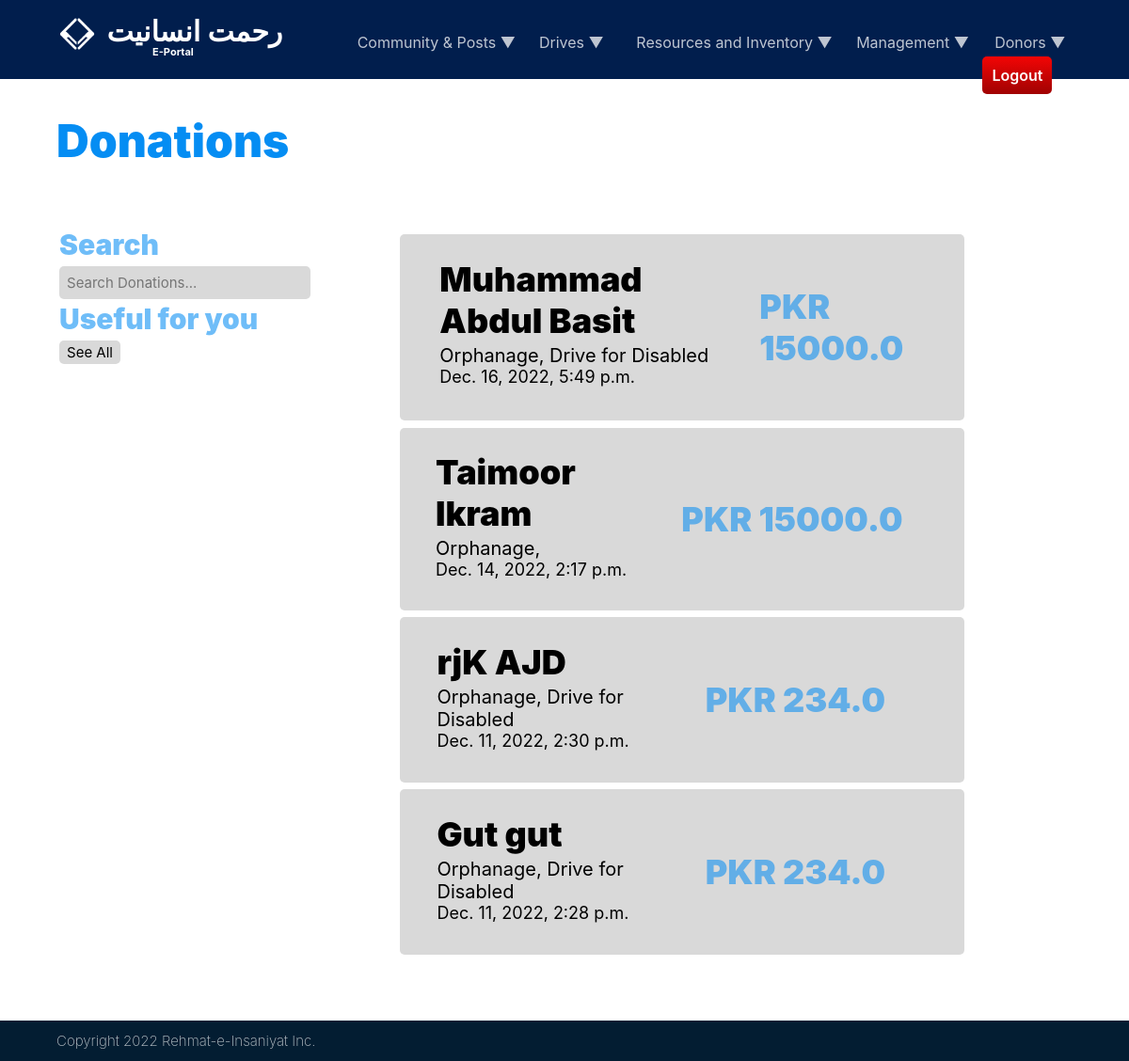
/employees/donations/ (signed in), run on the app's committed database.
### employees/models.py (models this page shows, shortened)
class Donation(models.Model):
    donor = models.ForeignKey(Donor, on_delete=models.SET_NULL, null=True)
    amount = models.FloatField()
    department = models.ForeignKey(Department, on_delete=models.SET_NULL, null=True, blank=True)
    drive = models.ForeignKey(Drive, on_delete=models.SET_NULL, null=True, blank=True)
    date = models.DateTimeField(auto_now_add=True)
    used = models.FloatField(default=0)
    class Meta:
        ordering = ["-id"]

class Donor(models.Model):
    first_name = models.CharField(max_length=30)
    last_name = models.CharField(max_length=30)
    email = models.EmailField()
    phone_no = models.CharField(max_length=30, unique=True)
    class Meta:
        ordering = ["-id"]

class Department(models.Model):
    name = models.CharField(max_length=100, unique=True)
    description = models.TextField(null=True, blank=True)
    class Meta:
        ordering = ["-id"]

class Drive(models.Model):
    name = models.CharField(max_length=100)
    description = models.TextField(null=True)
    start_date = models.DateTimeField(auto_now_add=True)
    required_funds = models.IntegerField()
    collected_funds = models.IntegerField()
    class Meta:
        ordering = ["-id"]
    class Meta:
        ordering = ["-id"]

### employees/views.py (the view)
# urls.py: path('donations/', views.donations, name='donations'),
@login_required(login_url='login')
def donations(request):
    if request.GET.get('q') != None:
        q = request.GET.get('q')
    else:
        q = ''
    donations = Donation.objects.filter(
        Q(donor__first_name__icontains=q) |
        Q(donor__last_name__icontains=q)
        )
    context = {
        'donations': donations,
    }
    return render(request, 'employees/donations.html', context)

### employees/templates/employees/donations.html
{% extends 'main.html' %}
{% block content %}
<div class="pg_head_container">
    <element class="pg_head">Donations</element>
</div>
<table id="pg_divider" style="margin: 5%; width:90%">
    <tr>
        <td width=30% style="vertical-align: top; padding-right: 5%;">
            <element class="subhead">Search</element>
            <form method="GET" action="{% url 'donations' %}">
                <input class="usr_rect" type="search" name="q" placeholder="Search Donations...">
            </form>
            <element class="subhead">Useful for you</element>
            <a href="{% url 'donations' %}"><button class="pst_filter">See All</button></a>
        </td>
        <td width="70%">
            {% for donation in donations %}
            <table class="pst_container" style="width: 80%; margin-left: 5%;">
                <tr>
                    <td>
                        <div class="pst_title">{{ donation.donor.first_name }} {{ donation.donor.last_name }}</div>
                        <element class="pst_txt" style="padding-bottom: 0%;">{{ donation.department.name }}, {{ donation.drive.name }}</element>
                        <element class="pst_txt" style="display: block; font-size: 18px; margin-top: 0%;">{{donation.date }}</element>
                    </td>
                    <td>
                        <div class="pst_funds">PKR {{ donation.amount }}</div>
                    </td>
                </tr>
            </table>
            {% endfor %}
        </td>
    </tr>
</table>
{% endblock content %}

### static/css/page_header.css (style rules this page uses)
.pg_head_container { width: 30%; margin-left: 5%; font-size: 20px; position: relative; vertical-align: middle; }
.pg_head { margin-top: 10%; display: block; color: #058DF3; font-family: 'Inter Black'; font-size: 48px; }

### static/css/extra_txtfx.css (style rules this page uses)
.subhead { position: relative; color: #058cf393; top: 0%; padding-bottom: 1%; font-family: "Inter Black"; display: block; opacity: 100%; font-weight: bolder; font-size: 30px; }

### static/css/post.css (style rules this page uses)
.pst_container { padding: 3%; margin-top: 1%; width: 100%; display: block; background-color: rgb(180, 180, 180, 0.5); border-radius: 5px; margin-bottom: 1%; }
.pst_title { padding-left: 5%; position: relative; display: block; font-family: 'Inter Black'; font-size: 36px; width: 70%; }
.pst_txt { width: 90%; padding-left: 5%; padding-bottom: 3%; margin-top: 1%; position: relative; display: block; font-family: 'Inter'; font-size: 20px; }
.pst_funds { padding-left: 5%; color: #058cf38f; position: relative; display: block; font-family: 'Inter Black'; font-size: 36px; width: 100%; }
.pst_filter { font-size: 15px; font-family: 'Inter'; padding: 1%; padding-left: 3%; padding-right: 3%; margin-top: 1%; margin-bottom: 1%; border: 0px; border-radius: 5px; background-color: #D9D9D9; display: inline-block; color: rgba(0, 0, 0, 1); width: fit-content; }

### static/css/user_fields.css (style rules this page uses)
.usr_rect { width: 100%; font-size: 15px; font-family: 'Inter'; padding: 3%; margin-top: 1%; margin-bottom: 1%; border: 0px; border-radius: 5px; background-color: #D9D9D9; color: rgba(0, 0, 0, 0.50); height: fit-content; }

### data on the page
Donation: donor.first_name "Muhammad", donor.last_name "Abdul Basit", department.name "Orphanage", drive.name "Drive for Disabled", date "Dec. 16, 2022, 5:49 p.m.", amount "15000.0"
Donation: donor.first_name "Taimoor", donor.last_name "Ikram", department.name "Orphanage", date "Dec. 14, 2022, 2:17 p.m.", amount "15000.0"
Donation: donor.first_name "rjK", donor.last_name "AJD", department.name "Orphanage", drive.name "Drive for Disabled", date "Dec. 11, 2022, 2:30 p.m.", amount "234.0"
Donation: donor.first_name "Gut", donor.last_name "gut", department.name "Orphanage", drive.name "Drive for Disabled", date "Dec. 11, 2022, 2:28 p.m.", amount "234.0"
